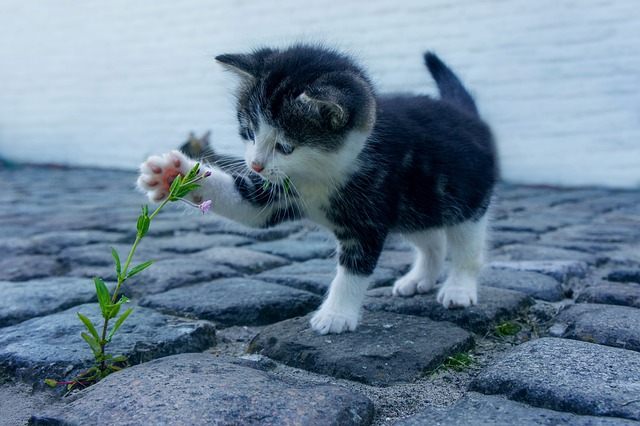
#> input picture PythonImageWorkspace/OpenCV/img.jpg, 640 x 426 px
$ jupyter execute 07_image_cut.ipynb
#> lines starting #> are read from the running program, lines starting #| are printed output that depends on the picture; after the words box and inside, x2 and y2 are one past the last pixel; in counts of white or black regions, pixels touching at a corner belong together
# 7. 이미지 자르기
영역을 잘라서 새로운 윈도우(창)에 표시

[cell 1]
import cv2

[cell 2]
img = cv2.imread('img.jpg')
#> img is the input picture: shape (426, 640, 3); mean B, G, R 151.4, 131.2, 108.3
img.shape
#> Out = (426, 640, 3)

[cell 3]
crop = img[100:200, 200:400] # 세로 기준 100:200, 가로 기준 300:400 까지 자름
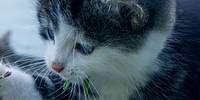
#> crop: shape (100, 200, 3); mean B, G, R 102.3, 89.2, 70.8
cv2.imshow('img', img)
cv2.imshow('crop', crop)
cv2.waitKey(0)
cv2.destroyAllWindows()

영역을 잘라서 기존 윈도우에 표시

[cell 4]
crop = img[100:200, 200:400] # 세로 기준 100:200, 가로 기준 300:400 까지 자름
img[100:200, 400:600] = crop
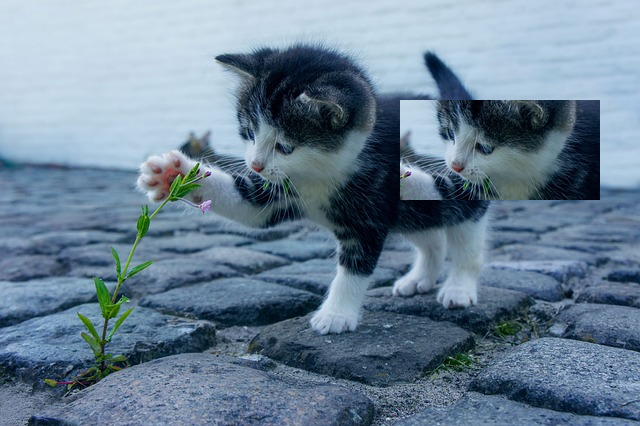
#> img: shape (426, 640, 3); 7.34% of pixels changed, all inside (x1, y1, x2, y2) = (400, 100, 600, 200)

cv2.imshow('img', img)
cv2.waitKey(0)
cv2.destroyAllWindows()

$ run again, with PythonImageWorkspace/OpenCV/newspaper.jpg copied over PythonImageWorkspace/OpenCV/img.jpg
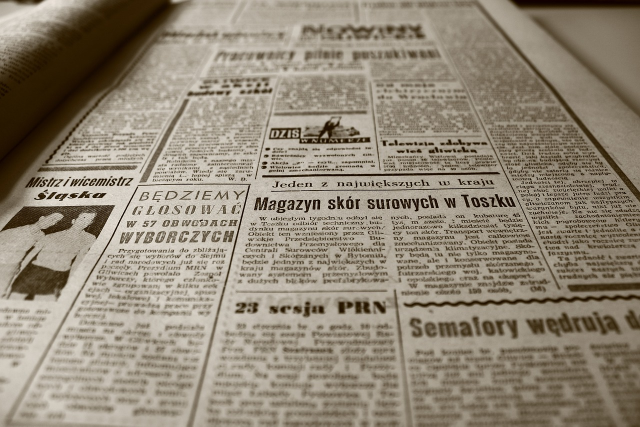
#> input picture PythonImageWorkspace/OpenCV/newspaper.jpg, 1280 x 853 px (shown at 1/2 size)
#> img is the input picture: shape (853, 1280, 3); mean B, G, R 118.6, 135.1, 145.4
#> `crop = img[100:200, 200:400]`:
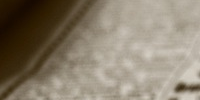
#> crop: shape (100, 200, 3); mean B, G, R 109.9, 127.1, 137.9
#> `img[100:200, 400:600] = crop`:
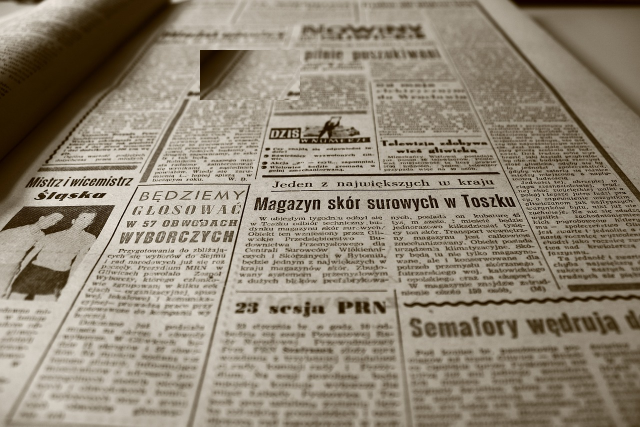
#> img: shape (853, 1280, 3) (shown at 1/2 size); 1.83% of pixels changed, all inside (x1, y1, x2, y2) = (400, 100, 600, 200)
